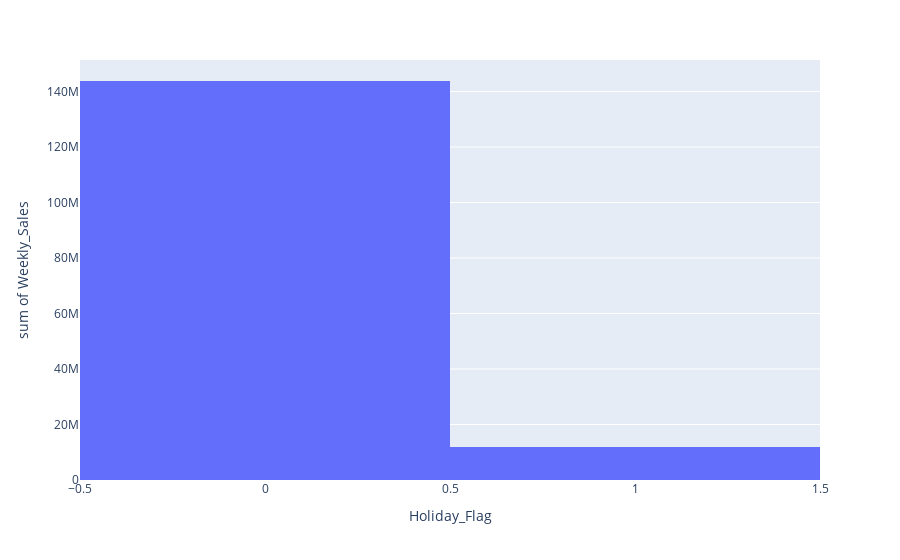

The notebook cell saved with this chart:
### Code cell
#Weekly sales over Holiday Flag
s_holy = px.histogram(w_sales, x='Holiday_Flag', y='Weekly_Sales', nbins=2)
s_holy.show()

### Figure 1 — Plotly figure (JSON) as saved in the notebook; plotly's stock layout.template omitted (floating-point values rounded to 4 significant figures; data arrays with more than 128 entries replaced by an {"elided": "..."} marker saying what was removed)
{"data": [{"alignmentgroup": "True", "bingroup": "x", "histfunc": "sum", "hovertemplate": "Holiday_Flag=%{x}<br>sum of Weekly_Sales=%{y}<extra></extra>", "legendgroup": "", "marker": {"color": "#636efa", "pattern": {"shape": ""}}, "name": "", "nbinsx": 2, "offsetgroup": "", "orientation": "v", "showlegend": false, "type": "histogram", "x": {"elided": "150 int values"}, "xaxis": "x", "y": {"elided": "150 float values"}, "yaxis": "y"}], "layout": {"barmode": "relative", "legend": {"tracegroupgap": 0}, "margin": {"t": 60}, "xaxis": {"anchor": "y", "domain": [0, 1], "title": {"text": "Holiday_Flag"}}, "yaxis": {"anchor": "x", "domain": [0, 1], "title": {"text": "sum of Weekly_Sales"}}}}
